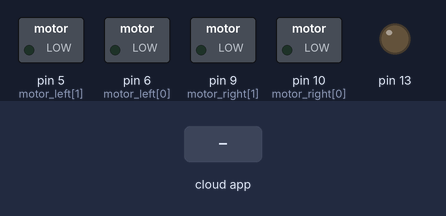
This sketch was run on a simulated Arduino Uno, built with avr-gcc and run on an emulated ATmega328P. On the bench: switched loads named in the sketch (green lamp = pin HIGH), output pins drawn as LEDs (lit = HIGH). The test bench sets the inputs (shaded band). The ROS host is connected and sends only what is stated.

Above: at 1.2 s.
1.3 s: the phone or cloud app sets R to 0
At 2.5 s:
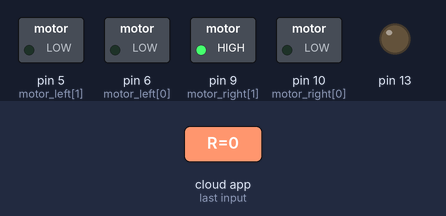
2.8 s: the phone or cloud app sets L to 0
At 3.8 s:
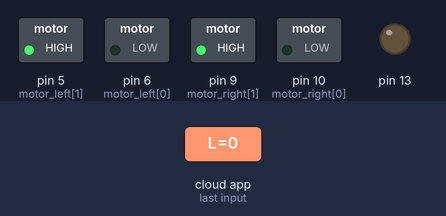
4.3 s: the phone or cloud app sets R to 45
At 5.0 s:
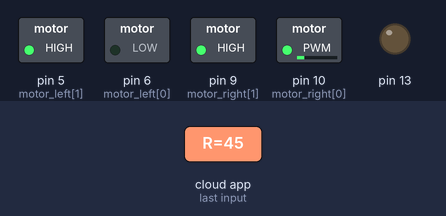
5.8 s: the phone or cloud app sets L to 45
At 6.2 s:
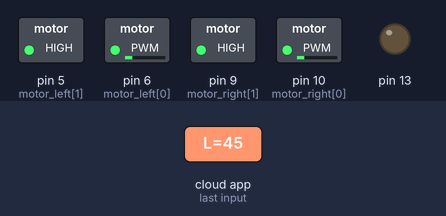
7.3 s: the phone or cloud app sets R to 90
At 8.5 s:
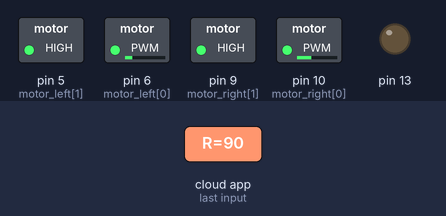
8.8 s: the phone or cloud app sets L to 90
At 9.7 s:
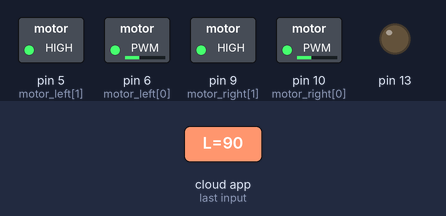
Timing chart, 0 to 11.3 s (numbered marks = the images above; inputs shaded):
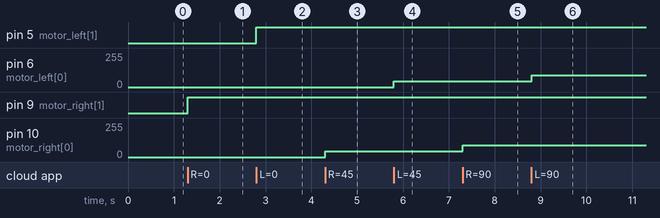

Measured:
- after the input at 1.3 s, pin 9 (motor_right[1]): LOW → HIGH at once
- after the input at 2.8 s, pin 5 (motor_left[1]): LOW → HIGH at once
- after the input at 4.3 s, pin 10 (motor_right[0]): 0/255 → 45/255 at once
- after the input at 5.8 s, pin 6 (motor_left[0]): 0/255 → 45/255 at once
- after the input at 7.3 s, pin 10 (motor_right[0]): 45/255 → 90/255 at once
- after the input at 8.8 s, pin 6 (motor_left[0]): 45/255 → 90/255 at once

The sketch:

Propulsores_arduino.ino
```cpp
/*
 * rosserial Subscriber Example
 * Blinks an LED on callback
 */

#include <ros.h>
#include <std_msgs/Int32.h>

//variaveis da ponte H
int motor_left[] = {6, 5};
int motor_right[] = {10, 9};
int velocidadeR, velocidadeL;
int direcaoR, direcaoL;
int auxiliarR, auxiliarL;
#define TRAS 0
#define FRENTE 1

ros::NodeHandle nh;


void messageR( const std_msgs::Int32& msg){
  auxiliarR = msg.data;
  if (auxiliarR < 0){
    velocidadeR = (-1) * auxiliarR;
    direcaoR = TRAS;
  }
  else{
    velocidadeR = auxiliarR;
    direcaoR = FRENTE;
  }
}

void messageL( const std_msgs::Int32& msg){
 auxiliarL = msg.data;
  if (auxiliarL < 0){
    velocidadeL = (-1) * auxiliarL;
    direcaoL = TRAS;
  }
  else{
    velocidadeL = auxiliarL;
    direcaoL = FRENTE;
  }
}

ros::Subscriber<std_msgs::Int32> subR("/eletronica/propulsor/R", &messageR );
ros::Subscriber<std_msgs::Int32> subL("/eletronica/propulsor/L", &messageL );

void setup()
{
  pinMode(13, OUTPUT);
  nh.initNode();
  nh.subscribe(subR);
  nh.subscribe(subL);
  int i;
  for(i = 0; i < 2; i++){
    pinMode(motor_left[i], OUTPUT);
    analogWrite(motor_left[i], 0);
    pinMode(motor_right[i], OUTPUT);
    analogWrite(motor_right[i], 0);
  }
}

void loop()
{
  digitalWrite(motor_left[1], direcaoL);
  digitalWrite(motor_right[1], direcaoR);
  analogWrite(motor_left[0],velocidadeL);
  analogWrite(motor_right[0],velocidadeR);

  nh.spinOnce();
  delay(1);
}
```
